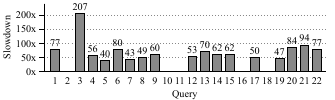

This chart was generated by the following gnuplot code:
# ================================================================
#  penalty.gnuplot
#  Simple bar plot for penalty.tsv
# ================================================================

reset

# ---------- OUTPUT SETTINGS ----------
set terminal pdfcairo size 3.35in,1in font "Times New Roman,12" linewidth 1.2
set output "penalty.pdf"

# ---------- GENERAL STYLE ----------
set style fill solid 1.2 border rgb "black"
set boxwidth 0.7 absolute
set style data boxes
set style line 1 lc rgb 'black' lt 1 lw 1.2
set grid ytics lc rgb "#888888" dt 2 lw 0.8

# Margins
set lmargin at screen 0.13
set rmargin at screen 0.975
set tmargin at screen 0.97
set bmargin at screen 0.28

set xlabel "Query" offset 0,0.75 font ",11"
set ylabel "Slowdown" offset 1,0 font ",11"
set ytics ("0x" 0, "50x" 50, "100x" 100, "150x" 150, "200x" 200)
set yrange [0:240]

set tics font ",11"
set tics nomirror

set xtics format ""
set xtics scale 0
set xtics offset 0,0.25

set ytics out
set ytics offset 0.5,0

set key top right
set key spacing 1.2
set key font ",11"

set border 3 front lt black linewidth 1.0

set offsets 0.2, 0, 0, 0

# ---------- COLOR PALETTE ----------
#color1 = "#4C78A8"  # blue
# gray
color1 = "#888888"
# ---------- DATA PREPARATION ----------
set datafile separator "\t"

# ---------- PLOT ----------
plot 'penalty.tsv' using 0:2:xtic(1) with boxes lc rgb color1 notitle, \
     '' using 0:2:(stringcolumn(2) eq "0" ? "" : sprintf("%.f",column(2))) with labels font ",11" offset char 0,0.55 center notitle

# ---------- POST ----------
unset output
print "✅ Plot success"